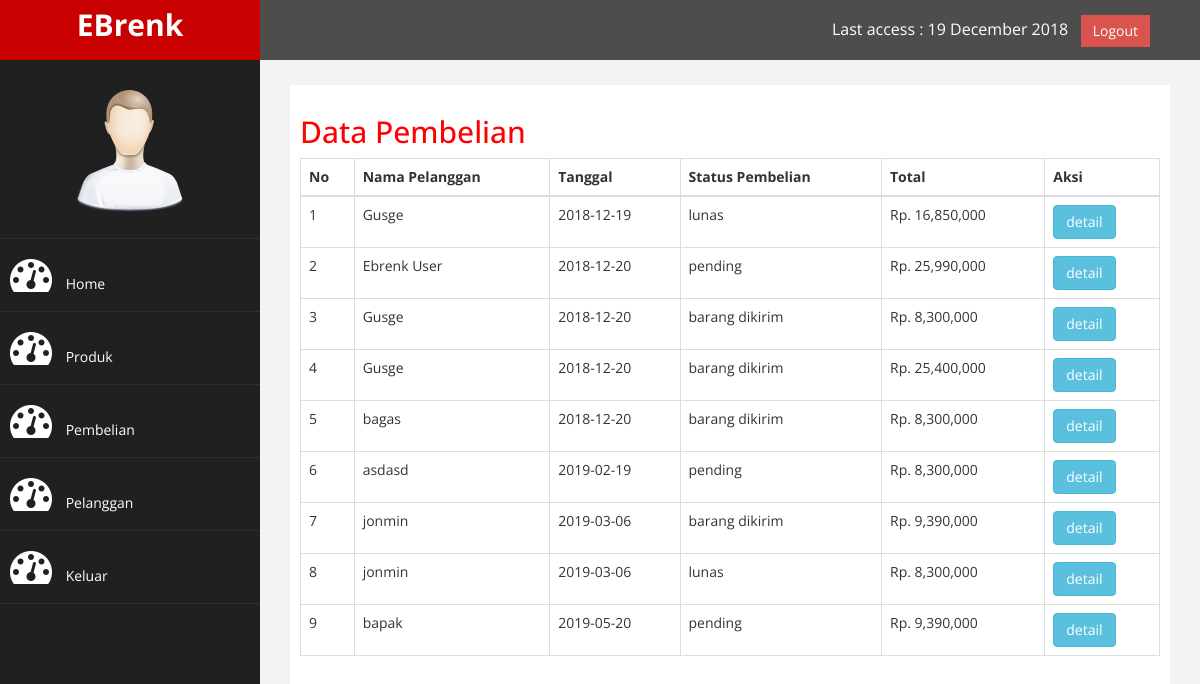
/EBrenk/admin/index.php?halaman=pembelian (signed in), run on the app's committed database.
### tables this page shows
CREATE TABLE `pembelian` (
  `id_pembelian` int(11) NOT NULL AUTO_INCREMENT,
  `id_pelanggan` int(11) NOT NULL,
  `id_ongkir` int(11) NOT NULL,
  `tanggal_pembelian` date NOT NULL,
  `total_pembelian` int(11) NOT NULL,
  `status_pembelian` varchar(100) NOT NULL DEFAULT 'pending',
  `resi_pengiriman` varchar(50) NOT NULL,
  PRIMARY KEY (`id_pembelian`)
);

CREATE TABLE `pelanggan` (
  `id_pelanggan` int(11) NOT NULL AUTO_INCREMENT,
  `email_pelanggan` varchar(100) NOT NULL,
  `password_pelanggan` varchar(50) NOT NULL,
  `nama_pelanggan` varchar(100) NOT NULL,
  PRIMARY KEY (`id_pelanggan`)
);

### EBrenk/admin/pembelian.php (the view, shortened to what this page needs)
<h2>Data Pembelian</h2>
<table class="table table-bordered">
	<thead>
		<tr>
			<th>No</th>
			<th>Nama Pelanggan</th>
			<th>Tanggal</th>
			<th>Status Pembelian</th>
			<th>Total</th>
			<th>Aksi</th>
		</tr>
	</thead>
	<tbody>
		<?php $nomor=1; ?>
		<?php $ambil=$koneksi->query("SELECT * FROM pembelian JOIN pelanggan ON pembelian.id_pelanggan=pelanggan.id_pelanggan"); ?>
		<?php while($pecah = $ambil->fetch_assoc()) { ?>
		<tr>
			<td><?php echo $nomor ; ?></td>
			<td><?php echo $pecah['nama_pelanggan']; ?></td>
			<td><?php echo $pecah['tanggal_pembelian']; ?></td>
			<td><?php echo $pecah['status_pembelian']; ?></td>
			<td>Rp. <?php echo number_format($pecah['total_pembelian']); ?></td>
			<td>
				<a href="index.php?halaman=detail&id=<?php echo $pecah['id_pembelian']; ?>" class ="btn btn-info">detail</a>
			</td>
		</tr>
		<?php $nomor++ ; ?>
		<?php } ?>
	</tbody>
</table>

### EBrenk/admin/assets/css/custom.css (style rules this page uses)
body { font-family: 'Open Sans', sans-serif; }
h2 { color: #f00; }

### data on the page
pembelian: id_pelanggan.nama_pelanggan "Gusge", tanggal_pembelian "2018-12-19", status_pembelian "lunas", total_pembelian "16,850,000"
pembelian: id_pelanggan.nama_pelanggan "Ebrenk User", tanggal_pembelian "2018-12-20", status_pembelian "pending", total_pembelian "25,990,000"
pembelian: id_pelanggan.nama_pelanggan "Gusge", tanggal_pembelian "2018-12-20", status_pembelian "barang dikirim", total_pembelian "8,300,000"
pembelian: id_pelanggan.nama_pelanggan "Gusge", tanggal_pembelian "2018-12-20", status_pembelian "barang dikirim", total_pembelian "25,400,000"
pembelian: id_pelanggan.nama_pelanggan "bagas", tanggal_pembelian "2018-12-20", status_pembelian "barang dikirim", total_pembelian "8,300,000"
pembelian: id_pelanggan.nama_pelanggan "asdasd", tanggal_pembelian "2019-02-19", status_pembelian "pending", total_pembelian "8,300,000"
pembelian: id_pelanggan.nama_pelanggan "jonmin", tanggal_pembelian "2019-03-06", status_pembelian "barang dikirim", total_pembelian "9,390,000"
pembelian: id_pelanggan.nama_pelanggan "jonmin", tanggal_pembelian "2019-03-06", status_pembelian "lunas", total_pembelian "8,300,000"
pembelian: id_pelanggan.nama_pelanggan "bapak", tanggal_pembelian "2019-05-20", status_pembelian "pending", total_pembelian "9,390,000"
